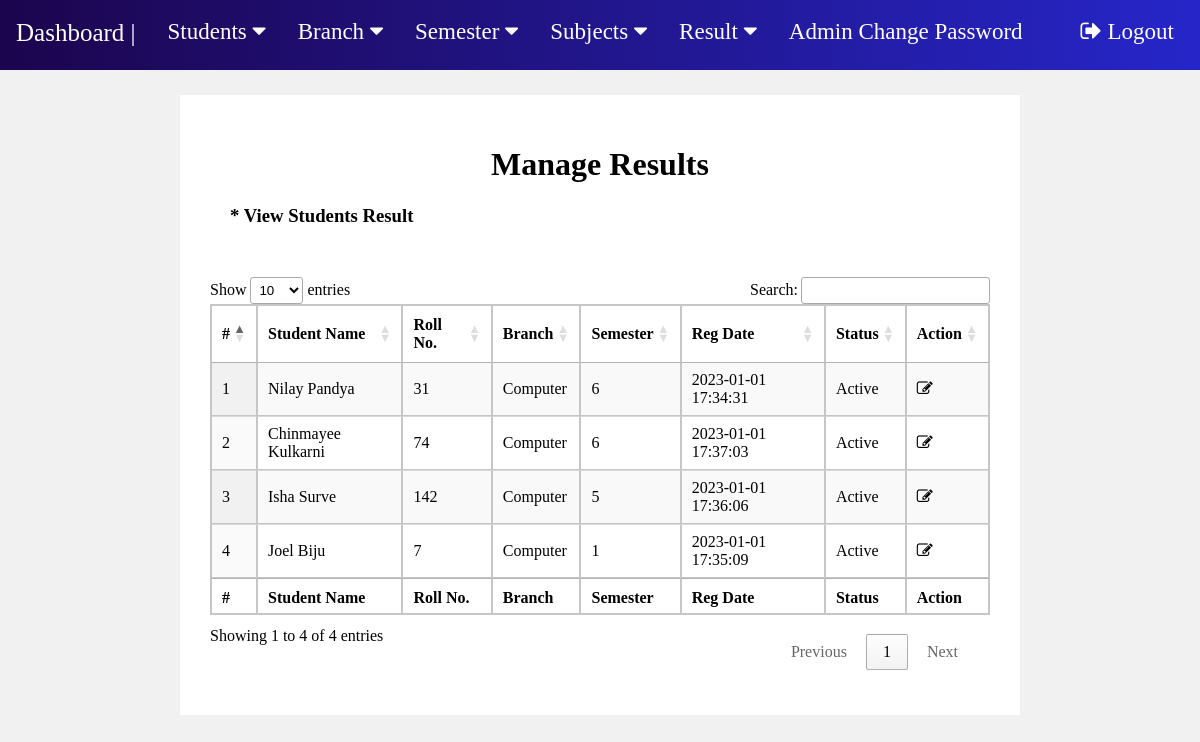
The app's page /manage-results.php (signed in) with its own data.
### tables this page shows
CREATE TABLE `student` (
  `reg_id` int(255) NOT NULL,
  `Name` varchar(200) NOT NULL,
  `Roll_No` int(160) NOT NULL,
  `Email` varchar(100) NOT NULL,
  `Gender` varchar(50) NOT NULL,
  `DOB` varchar(100) NOT NULL,
  `branch_id` int(100) NOT NULL,
  `sem_id` int(8) NOT NULL,
  `Reg_date` timestamp NOT NULL DEFAULT current_timestamp(),
  `status` int(1) NOT NULL
);

### manage-results.php (the view, shortened to what this page needs)
<?php
include "includes/connection.php";
?>
<!DOCTYPE html>
<html lang="en">
<head>
    <link rel="stylesheet" type="text/css" href="css/fp1.css?version=51">
	<link rel="stylesheet" href=
"https://cdn.datatables.net/1.10.22/css/jquery.dataTables.min.css" />
</head>
<body>
    <?php include "nav.php";?>
    <div class="m2">
        <h1 style="text-align:center;">Manage Results</h1>
        <h3 style="margin : 20px; margin-bottom:50px">* View Students Result</h3>
        <table id="tableID" class="display">
            <thead  >
                <tr >
                    <th >#</th>
                    <th>Student Name</th>
                    <th>Roll No.</th>
                    <th>Branch</th>
                    <th>Semester</th>
                    <th>Reg Date</th>
                    <th>Status</th>
                    <th>Action</th>
                </tr>
            </thead>
            <tfoot>
                <tr>
                    <th>#</th>
                    <th>Student Name</th>
                    <th>Roll No.</th>
                    <th>Branch</th>
                    <th>Semester</th>
                    <th>Reg Date</th>
                    <th>Status</th>
                    <th>Action</th>
                </tr>
            </tfoot>
            <tbody>
<?php
$sql = "SELECT distinct student.Name, student.Roll_No, student.Reg_date, student.status, student.reg_id, branch.branch, semester.semester from results join student on results.roll_no = student.Roll_No join branch on branch.branch_id = results.branch_id join semester on semester.sem_id = results.sem_id ";
$result = mysqli_query($conn, $sql);
$c = 1;
$num = mysqli_num_rows($result);
if($num > 0){
    while($row = mysqli_fetch_assoc($result)){
        ?>
        <tr>
            <td><?php echo $c;?></td>
            <td><?php echo $row['Name'];?></td>
            <td><?php echo $row['Roll_No'];?></td>
            <td><?php echo $row['branch'];?></td>
            <td><?php echo $row['semester'];?></td>
            <td><?php echo $row['Reg_date'];?></td>
            <td><?php if($row['status'] == 1){
                echo "Active";
            }
            else{
                echo "Blocked";
            };?></td>
            <td><a href="edit-result.php?stid=<?php echo $row['reg_id'];?>"><i class="fa fa-edit" title="Edit Record"></i> </a></td>
        </tr>
        <?php
        $c++;
    }
}
?>
            </tbody>
        </table>
    </div>
</body>
</html>

### css/fp1.css (style rules this page uses)
body { background-color: rgb(241, 241, 241); margin: 0; }
table { border: 1px solid rgb(199, 197, 197); margin: auto auto; border-collapse: collapse; width: 95%; margin-bottom: 50px; }
th, td { border-collapse: collapse; padding: 8px; text-align: left; border: 1px solid rgb(199, 197, 197); border-collapse: collapse; }
th { text-align: left; }
a { text-decoration: none; color: black; }
.m2 { background-color:White; border: 30px solid white; margin : 25px auto; width: 65%; }

### records on screen
student: Name "Nilay Pandya", Roll_No "31", branch "Computer", semester "6", Reg_date "2023-01-01 17:34:31", status "Active"
student: Name "Chinmayee Kulkarni", Roll_No "74", branch "Computer", semester "6", Reg_date "2023-01-01 17:37:03", status "Active"
student: Name "Isha Surve", Roll_No "142", branch "Computer", semester "5", Reg_date "2023-01-01 17:36:06", status "Active"
student: Name "Joel Biju", Roll_No "7", branch "Computer", semester "1", Reg_date "2023-01-01 17:35:09", status "Active"
